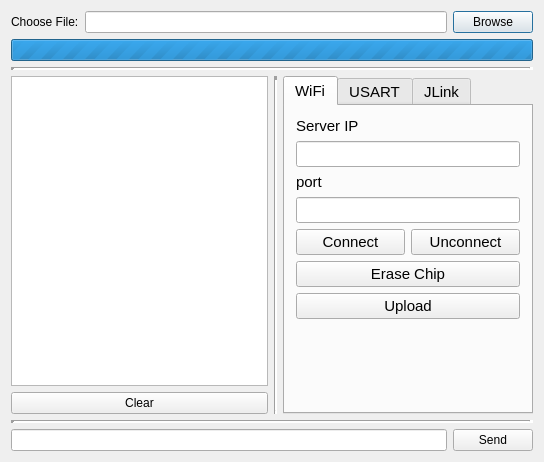
<?xml version="1.0" encoding="UTF-8"?>
<ui version="4.0">
 <class>TcpDialog</class>
 <widget class="QDialog" name="TcpDialog">
  <property name="geometry">
   <rect>
    <x>0</x>
    <y>0</y>
    <width>544</width>
    <height>462</height>
   </rect>
  </property>
  <property name="windowTitle">
   <string>TcpDialog</string>
  </property>
  <layout class="QVBoxLayout" name="verticalLayout_3">
   <item>
    <layout class="QVBoxLayout" name="verticalLayout_8">
     <item>
      <layout class="QHBoxLayout" name="horizontalLayout_4">
       <item>
        <widget class="QLabel" name="label_4">
         <property name="text">
          <string>Choose File:</string>
         </property>
        </widget>
       </item>
       <item>
        <widget class="QLineEdit" name="lineEdit"/>
       </item>
       <item>
        <widget class="QPushButton" name="browsepushButton">
         <property name="text">
          <string>Browse</string>
         </property>
        </widget>
       </item>
      </layout>
     </item>
     <item>
      <widget class="QProgressBar" name="progressBar">
       <property name="maximum">
        <number>0</number>
       </property>
       <property name="value">
        <number>-1</number>
       </property>
      </widget>
     </item>
     <item>
      <widget class="Line" name="line_6">
       <property name="lineWidth">
        <number>4</number>
       </property>
       <property name="orientation">
        <enum>Qt::Horizontal</enum>
       </property>
      </widget>
     </item>
    </layout>
   </item>
   <item>
    <layout class="QHBoxLayout" name="horizontalLayout_28">
     <item>
      <layout class="QVBoxLayout" name="verticalLayout_5">
       <item>
        <widget class="QPlainTextEdit" name="plainTextEdit">
         <property name="minimumSize">
          <size>
           <width>257</width>
           <height>0</height>
          </size>
         </property>
         <property name="tabStopWidth">
          <number>120</number>
         </property>
        </widget>
       </item>
       <item>
        <widget class="QPushButton" name="clearpushButton">
         <property name="text">
          <string>Clear</string>
         </property>
         <property name="autoDefault">
          <bool>false</bool>
         </property>
        </widget>
       </item>
      </layout>
     </item>
     <item>
      <layout class="QHBoxLayout" name="horizontalLayout_29">
       <item>
        <widget class="Line" name="line_2">
         <property name="lineWidth">
          <number>4</number>
         </property>
         <property name="orientation">
          <enum>Qt::Vertical</enum>
         </property>
        </widget>
       </item>
      </layout>
     </item>
     <item>
      <widget class="QTabWidget" name="tabWidget">
       <property name="enabled">
        <bool>true</bool>
       </property>
       <property name="font">
        <font>
         <pointsize>11</pointsize>
         <italic>false</italic>
        </font>
       </property>
       <property name="currentIndex">
        <number>0</number>
       </property>
       <widget class="QWidget" name="tab">
        <attribute name="title">
         <string>WiFi</string>
        </attribute>
        <layout class="QVBoxLayout" name="verticalLayout_2">
         <item>
          <widget class="QLabel" name="label">
           <property name="text">
            <string>Server IP</string>
           </property>
          </widget>
         </item>
         <item>
          <widget class="QLineEdit" name="iplineEdit"/>
         </item>
         <item>
          <widget class="QLabel" name="label_2">
           <property name="text">
            <string>port</string>
           </property>
          </widget>
         </item>
         <item>
          <widget class="QLineEdit" name="portlineEdit"/>
         </item>
         <item>
          <layout class="QHBoxLayout" name="horizontalLayout_3">
           <item>
            <widget class="QPushButton" name="connectpushButton">
             <property name="text">
              <string>Connect</string>
             </property>
             <property name="default">
              <bool>true</bool>
             </property>
            </widget>
           </item>
           <item>
            <widget class="QPushButton" name="unconnectpushButton">
             <property name="text">
              <string>Unconnect</string>
             </property>
            </widget>
           </item>
          </layout>
         </item>
         <item>
          <widget class="QPushButton" name="erasepushButton">
           <property name="text">
            <string>Erase Chip</string>
           </property>
          </widget>
         </item>
         <item>
          <widget class="QPushButton" name="uploadpushButton">
           <property name="layoutDirection">
            <enum>Qt::LeftToRight</enum>
           </property>
           <property name="text">
            <string>Upload</string>
           </property>
          </widget>
         </item>
         <item>
          <spacer name="verticalSpacer">
           <property name="orientation">
            <enum>Qt::Vertical</enum>
           </property>
           <property name="sizeHint" stdset="0">
            <size>
             <width>20</width>
             <height>26</height>
            </size>
           </property>
          </spacer>
         </item>
        </layout>
       </widget>
       <widget class="QWidget" name="tab_2">
        <attribute name="title">
         <string>USART</string>
        </attribute>
        <layout class="QVBoxLayout" name="verticalLayout">
         <item>
          <layout class="QHBoxLayout" name="horizontalLayout">
           <item>
            <widget class="QLabel" name="label_14">
             <property name="text">
              <string>COM :</string>
             </property>
            </widget>
           </item>
           <item>
            <widget class="QComboBox" name="serialPortcomboBox"/>
           </item>
          </layout>
         </item>
         <item>
          <widget class="QPushButton" name="refreshpushButton">
           <property name="text">
            <string>Refresh SerialPort</string>
           </property>
          </widget>
         </item>
         <item>
          <layout class="QHBoxLayout" name="horizontalLayout_20">
           <item>
            <widget class="QLabel" name="label_15">
             <property name="text">
              <string>BaudRate :</string>
             </property>
            </widget>
           </item>
           <item>
            <widget class="QComboBox" name="baudRatecomboBox"/>
           </item>
          </layout>
         </item>
         <item>
          <layout class="QHBoxLayout" name="horizontalLayout_21">
           <item>
            <widget class="QLabel" name="label_16">
             <property name="text">
              <string>DataBits :</string>
             </property>
            </widget>
           </item>
           <item>
            <widget class="QComboBox" name="dataBitscomboBox"/>
           </item>
          </layout>
         </item>
         <item>
          <layout class="QHBoxLayout" name="horizontalLayout_22">
           <item>
            <widget class="QLabel" name="label_17">
             <property name="text">
              <string>StopBits :</string>
             </property>
            </widget>
           </item>
           <item>
            <widget class="QComboBox" name="stopBitscomboBox"/>
           </item>
          </layout>
         </item>
         <item>
          <layout class="QHBoxLayout" name="horizontalLayout_23">
           <item>
            <widget class="QLabel" name="label_18">
             <property name="text">
              <string>Parity :</string>
             </property>
            </widget>
           </item>
           <item>
            <widget class="QComboBox" name="paritycomboBox"/>
           </item>
          </layout>
         </item>
         <item>
          <layout class="QHBoxLayout" name="horizontalLayout_24">
           <item>
            <widget class="QRadioButton" name="openradioButton">
             <property name="text">
              <string>RadioButton</string>
             </property>
            </widget>
           </item>
          </layout>
         </item>
         <item>
          <layout class="QHBoxLayout" name="horizontalLayout_25">
           <item>
            <widget class="QPushButton" name="usart_uploadpushButton">
             <property name="text">
              <string>Upload</string>
             </property>
            </widget>
           </item>
           <item>
            <widget class="QPushButton" name="usart_startpushButton">
             <property name="text">
              <string>Start Application</string>
             </property>
            </widget>
           </item>
          </layout>
         </item>
        </layout>
       </widget>
       <widget class="QWidget" name="tab_3">
        <attribute name="title">
         <string>JLink</string>
        </attribute>
       </widget>
      </widget>
     </item>
    </layout>
   </item>
   <item>
    <layout class="QVBoxLayout" name="verticalLayout_9">
     <item>
      <widget class="Line" name="line_5">
       <property name="lineWidth">
        <number>4</number>
       </property>
       <property name="orientation">
        <enum>Qt::Horizontal</enum>
       </property>
      </widget>
     </item>
     <item>
      <layout class="QHBoxLayout" name="horizontalLayout_2">
       <item>
        <widget class="QLineEdit" name="lineEdit_3"/>
       </item>
       <item>
        <widget class="QPushButton" name="sendpushButton">
         <property name="text">
          <string>Send</string>
         </property>
        </widget>
       </item>
      </layout>
     </item>
    </layout>
   </item>
  </layout>
 </widget>
 <layoutdefault spacing="6" margin="11"/>
 <tabstops>
  <tabstop>lineEdit</tabstop>
  <tabstop>browsepushButton</tabstop>
  <tabstop>iplineEdit</tabstop>
  <tabstop>portlineEdit</tabstop>
  <tabstop>connectpushButton</tabstop>
  <tabstop>unconnectpushButton</tabstop>
  <tabstop>erasepushButton</tabstop>
  <tabstop>uploadpushButton</tabstop>
  <tabstop>sendpushButton</tabstop>
  <tabstop>plainTextEdit</tabstop>
  <tabstop>lineEdit_3</tabstop>
 </tabstops>
 <resources/>
 <connections/>
</ui>
